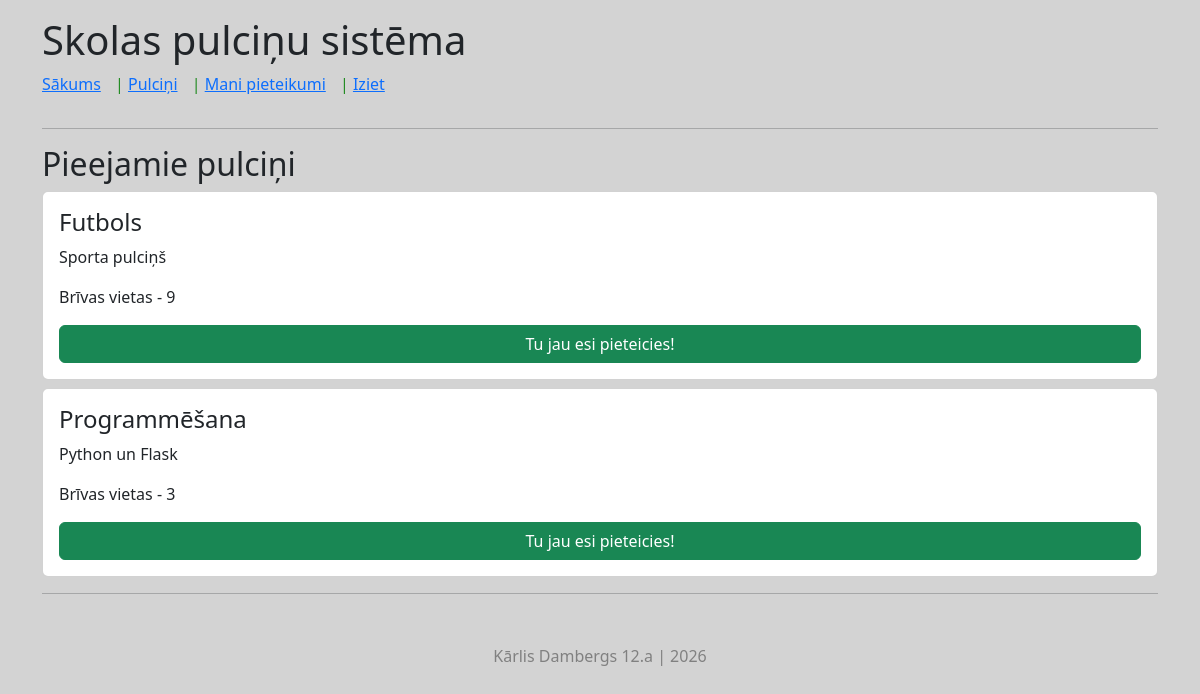
The app's page /izvelne (signed in), older data.
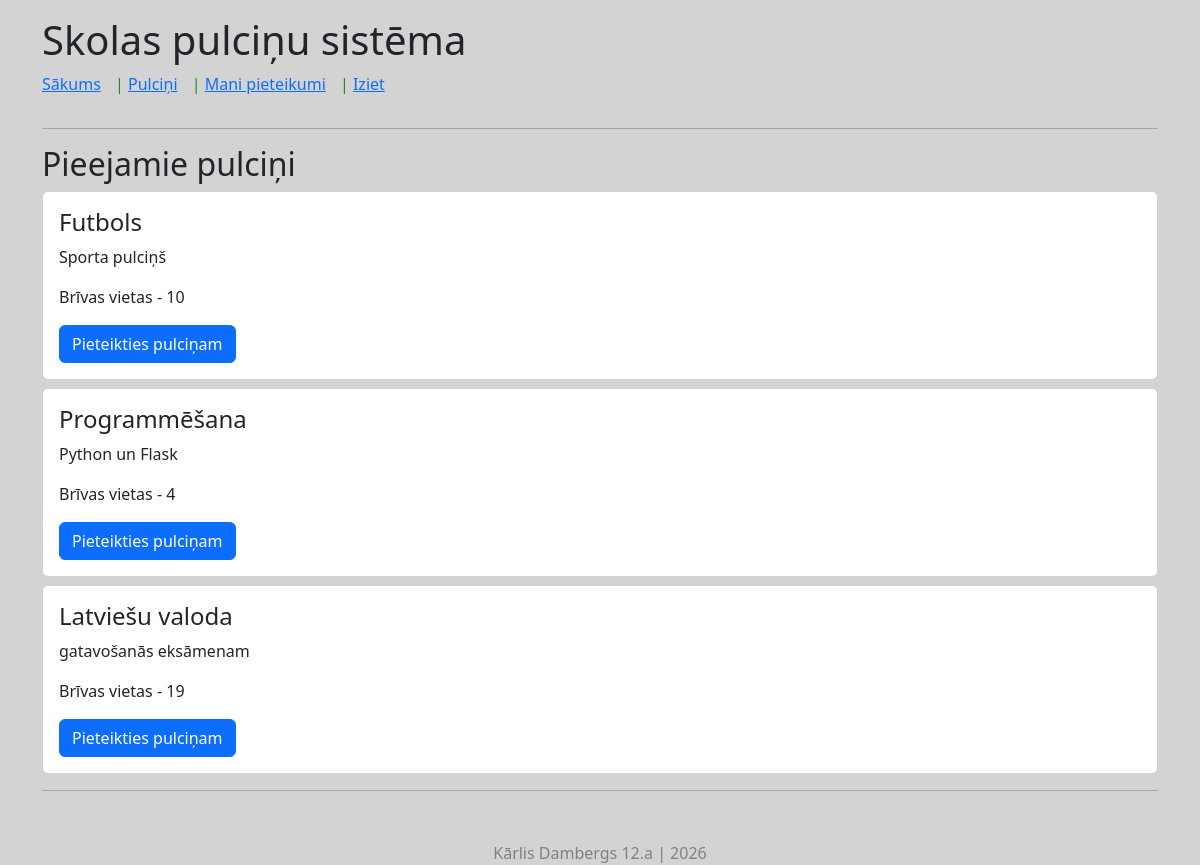
The same page, newer data.
### tables this page shows
CREATE TABLE "pulcini" (
	"id"	INTEGER,
	"nosaukums"	TEXT NOT NULL,
	"apraksts"	TEXT,
	"vietas"	INTEGER NOT NULL,
	PRIMARY KEY("id" AUTOINCREMENT),
	FOREIGN KEY("id") REFERENCES "pieteikumi"("pulcins_id")
);

### app.py (the view)
@app.route("/izvelne")
def izvelne():
    user_id = session.get('id')
    conn = sqlite3.connect("datubaze.db")
    conn.row_factory = sqlite3.Row
    cur = conn.cursor()
    cur.execute("SELECT * FROM pulcini")
    pulcini = cur.fetchall()
    cur.execute("SELECT pulcins_id FROM pieteikumi WHERE user_id = ?", (user_id,))
    mani = [m["pulcins_id"] for m in cur.fetchall()]
    conn.close()
    return render_template("izvelne.html" , pulcini=pulcini , mani=mani)

### templates/izvelne.html (shortened to what this page needs)
{% extends "layout.html" %}
{% block content %}
<h2>Pieejamie pulciņi</h2>
{% for i in pulcini %}
<div class="card p-3 mb-2">
    <h4>{{ i.nosaukums }}</h4>
    <p>{{ i.apraksts }}</p>
    <p>Brīvas vietas - {{ i.vietas }}</p>
{% if i.id in mani %}
        <button class="btn btn-success">Tu jau esi pieteicies!</button>
{% else %}
    <form method="POST" action="/pievienoties">
        <button class="btn btn-primary">Pieteikties pulciņam</button>
    </form>
{% endif %}
</div>
{% endfor %}
{% endblock %}

Row changes from the older to the newer data that the page shows:
changed pulcini "Futbols": vietas "9" → "10"; text "Tu jau esi pieteicies!" → "Pieteikties pulciņam"
changed pulcini "Programmēšana": vietas "3" → "4"; text "Tu jau esi pieteicies!" → "Pieteikties pulciņam"
added pulcini: nosaukums "Latviešu valoda", apraksts "gatavošanās eksāmenam", vietas "19"
